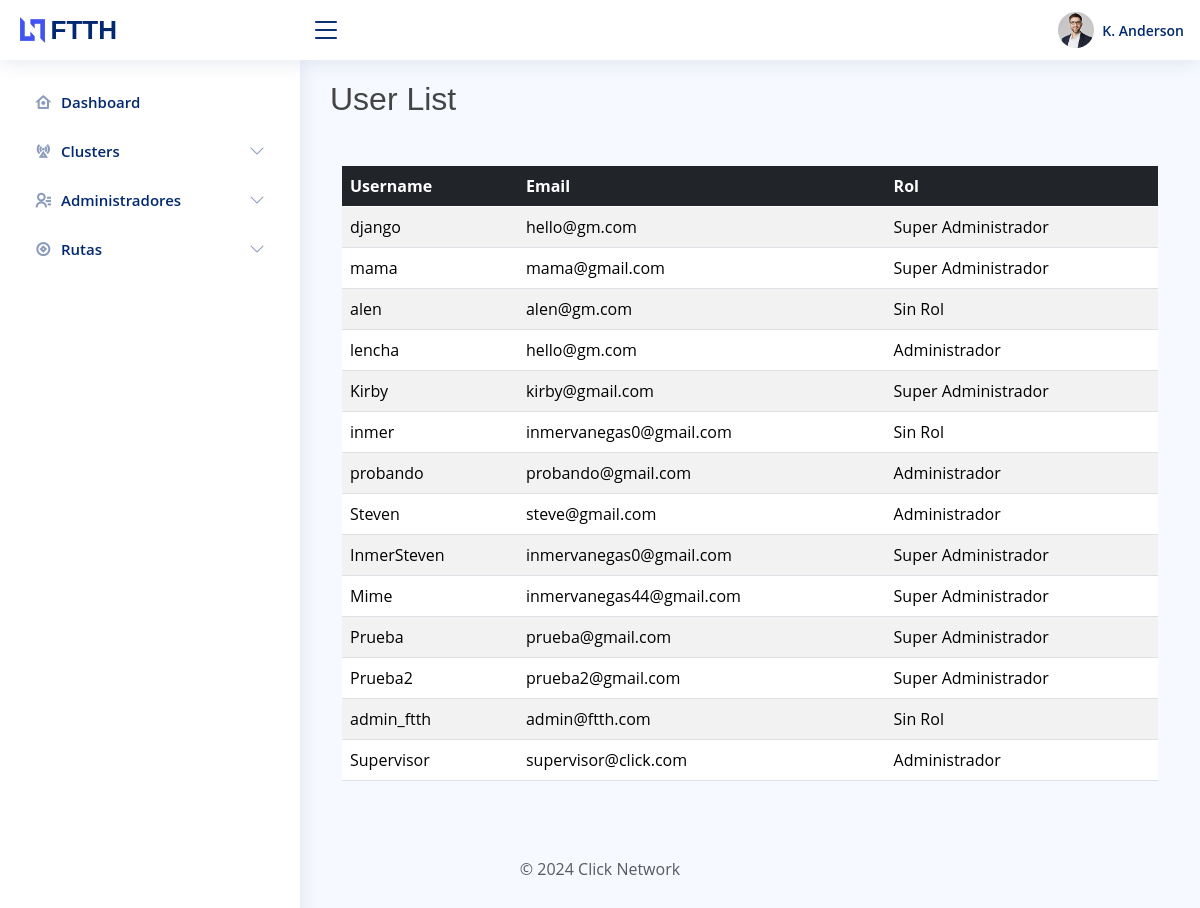
The page /view_admins/ on the database its author committed.
### account/models.py (models this page shows)
class User(AbstractUser):
    is_admin= models.BooleanField('Is admin', default=False)
    is_customer = models.BooleanField('Is customer', default=False)
    is_employee = models.BooleanField('Is employee', default=False)

### account/views.py (the view)
# urls.py: path('view_admins/', views.view_admins, name='view_admins'),
def view_admins(request):
    users = User.objects.all()
    print(users)
    return render(request, 'view_admins.html', {'users': users})

### templates/view_admins.html
{% extends "template.html" %}
{% block content %}
    <h2>User List</h2>
   <div class="container mt-5">
         {% if users %}
        <table class="table table-striped">
            <thead class="table-dark">
                <tr>
                    <th scope="col">Username</th>
                    <th scope="col">Email</th>
                    <th scope="col">Rol</th>
                </tr>
            </thead>
            <tbody>
                {% for user in users %}
                    <tr>
                        <td>{{ user.username }}</td>
                        <td>{{ user.email }}</td>
                        <td>
                            {% if user.is_admin %}
                                Super Administrador
                            {% elif user.is_employee %}
                                Administrador
                            {% else %}
                                Sin Rol
                            {% endif %}
                        </td>
                    </tr>
                {% endfor %}
            </tbody>
        </table>
    {% else %}
        <p>No hay usuarios.</p>
    {% endif %}
   </div>
{% endblock %}

### static/assets/css/style.css (style rules this page uses)
:root { scroll-behavior: smooth; }
body { font-family: "Open Sans", sans-serif; background: #f6f9ff; color: #444444; }
h1, h2, h3, h4, h5, h6 { font-family: "Nunito", sans-serif; }

### rows shown on the page
User: username "django", email "hello@gm.com", is_admin "Super Administrador"
User: username "mama", email "mama@gmail.com", is_admin "Super Administrador"
User: username "alen", email "alen@gm.com", is_admin "Sin Rol"
User: username "lencha", email "hello@gm.com", is_admin "Administrador"
User: username "Kirby", email "kirby@gmail.com", is_admin "Super Administrador"
User: username "inmer", email "inmervanegas0@gmail.com", is_admin "Sin Rol"
User: username "probando", email "probando@gmail.com", is_admin "Administrador"
User: username "Steven", email "steve@gmail.com", is_admin "Administrador"
User: username "InmerSteven", email "inmervanegas0@gmail.com", is_admin "Super Administrador"
User: username "Mime", email "inmervanegas44@gmail.com", is_admin "Super Administrador"
User: username "Prueba", email "prueba@gmail.com", is_admin "Super Administrador"
User: username "Prueba2", email "prueba2@gmail.com", is_admin "Super Administrador"
User: username "admin_ftth", email "admin@ftth.com", is_admin "Sin Rol"
User: username "Supervisor", email "supervisor@click.com", is_admin "Administrador"
